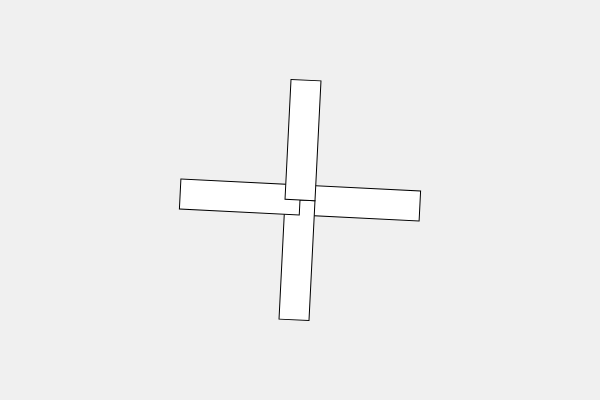
Frame 1 (no input)
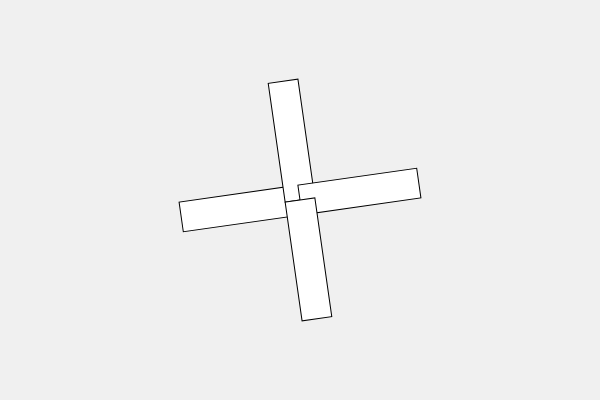
Frame 60 (no input)
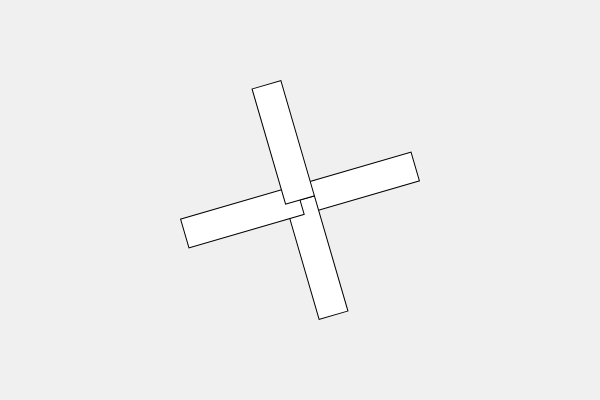
Frame 120 (the mouse pressed at the canvas centre since frame 60)

The p5.js sketch that drew these frames (run headless with seeded random() and noise() and a simulated clock; from frame 60 on, the mouse is pressed at the canvas centre):

// p5.js sketch
// ── sketch.js
function setup() { 
  createCanvas(600, 400); 
  rectMode(CENTER); } 
  
  function draw() { 
    background(240); 
    let ang = frameCount * 0.05; 
    translate(width/2, height/2); 
    for (let i = 0; i < 4; i++) { 
      push(); 
      rotate(ang + i * HALF_PI); 
      rect(60, 0, 120, 30); 
      pop(); 
    } 
}
